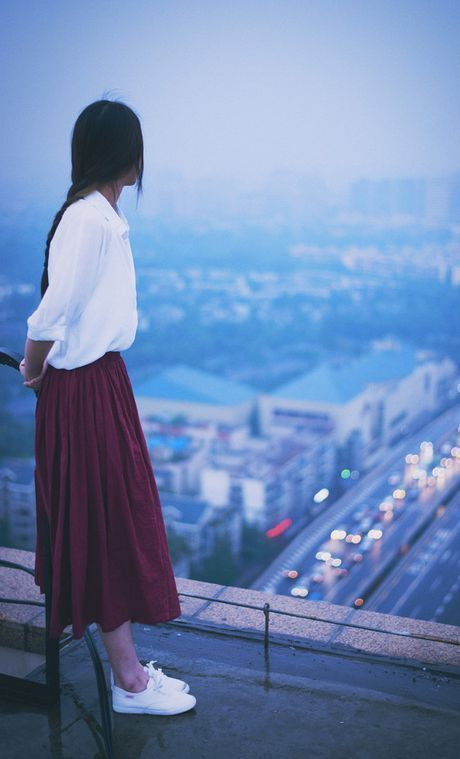
#> input picture Python-Library/PIL/sample.jpg, 460 x 759 px
$ python Image_Binarization.py
#> lines starting #> are read from the running program, lines starting #| are printed output that depends on the picture; after the words box and inside, x2 and y2 are one past the last pixel; in counts of white or black regions, pixels touching at a corner belong together
"""
图片二值化
所谓的图片二值化就是将图片转化为灰度图之后, 再尝试指定一个灰度值(范围0 - 255)为界限,高于这个界限的
灰度直接设置为黑色, 高于这个灰度的直接设置为白色(换句话说,临界值越高, 图片上的黑色越多)

二值化图片的主要作用是消除一些阴影与杂讯的干扰, 突出图像中物体(人的轮廓),所以在人物抠图,识别验证码方面有应用(当然还有其它的应用)

但是要注意的事这个临界的灰度值不是一成不变的,可能这个临界在一张图片上能很好的分离到需要的东西,在另一张图片上
就不起作用,所以这个临界值可能需要动态去查找直到满足需要为止
"""

from PIL import Image

if __name__ == '__main__':
    image = Image.open('./sample.jpg')
#> image is the input picture: PIL image 460x759 RGB; mean R, G, B 111.5, 135.8, 177.4
    image.show()
    image = image.convert('L')  # 先将图片转成灰度
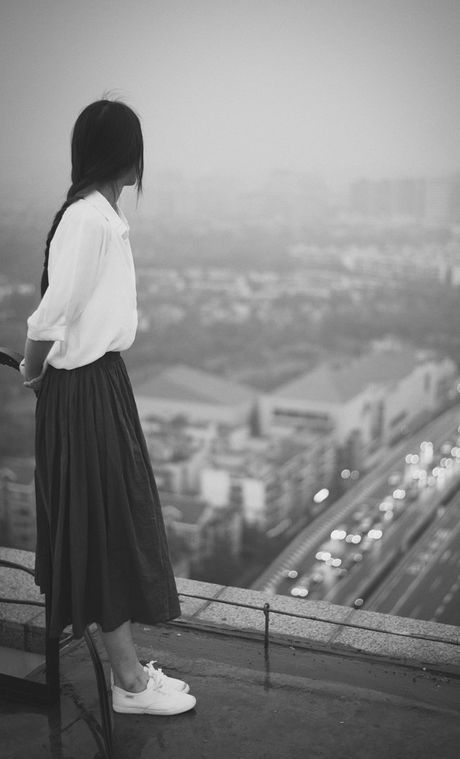
#> image: PIL image 460x759 L; min 15, max 251, mean 133.3
    image.show()
    threshold = 80  # 设置转换值, 一般来说转换值越高, 图片
    table = []
    for i in range(256):
        if i < threshold:
            table.append(0)
        else:
            table.append(1)
    image = image.point(table, '1')
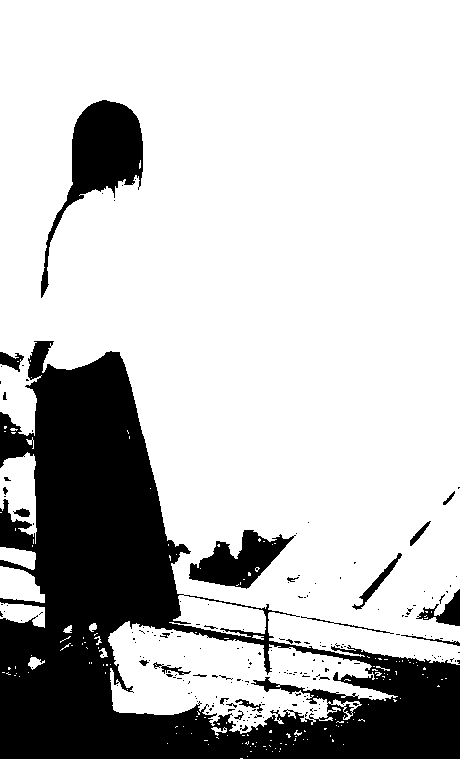
#> image: PIL image 460x759 1; 75.9% white; 200 black regions (175 under 20 px), largest, box (x1, y1, x2, y2) and area: (0, 341, 460, 759) 71940, (41, 100, 143, 298) 6134, (189, 530, 296, 589) 3042
    image.show()
